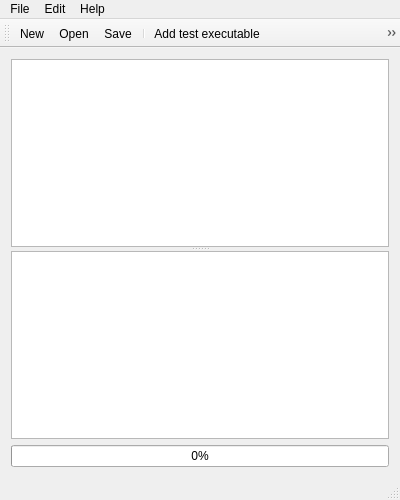
<?xml version="1.0" encoding="UTF-8"?>
<ui version="4.0">
 <class>MainWindow</class>
 <widget class="QMainWindow" name="MainWindow">
  <property name="geometry">
   <rect>
    <x>0</x>
    <y>0</y>
    <width>400</width>
    <height>500</height>
   </rect>
  </property>
  <property name="windowTitle">
   <string notr="true">GTester</string>
  </property>
  <widget class="QWidget" name="centralWidget">
   <layout class="QVBoxLayout" name="verticalLayout_2">
    <item>
     <widget class="QSplitter" name="splitter">
      <property name="orientation">
       <enum>Qt::Vertical</enum>
      </property>
      <widget class="QTreeView" name="testsTree">
       <property name="sizePolicy">
        <sizepolicy hsizetype="Expanding" vsizetype="Maximum">
         <horstretch>0</horstretch>
         <verstretch>0</verstretch>
        </sizepolicy>
       </property>
      </widget>
      <widget class="QTextEdit" name="outputEdit">
       <property name="sizePolicy">
        <sizepolicy hsizetype="Expanding" vsizetype="Expanding">
         <horstretch>0</horstretch>
         <verstretch>0</verstretch>
        </sizepolicy>
       </property>
       <property name="baseSize">
        <size>
         <width>0</width>
         <height>0</height>
        </size>
       </property>
       <property name="readOnly">
        <bool>true</bool>
       </property>
      </widget>
     </widget>
    </item>
    <item>
     <widget class="QProgressBar" name="progressBar">
      <property name="value">
       <number>0</number>
      </property>
     </widget>
    </item>
   </layout>
  </widget>
  <widget class="QMenuBar" name="menuBar">
   <property name="geometry">
    <rect>
     <x>0</x>
     <y>0</y>
     <width>400</width>
     <height>22</height>
    </rect>
   </property>
   <property name="nativeMenuBar">
    <bool>true</bool>
   </property>
   <widget class="QMenu" name="menuFile">
    <property name="title">
     <string>File</string>
    </property>
    <addaction name="actionNew"/>
    <addaction name="actionOpen"/>
    <addaction name="actionSave"/>
    <addaction name="actionSave_As"/>
    <addaction name="separator"/>
    <addaction name="actionQuit"/>
   </widget>
   <widget class="QMenu" name="menuEdit">
    <property name="title">
     <string>Edit</string>
    </property>
    <addaction name="actionSelect_All"/>
    <addaction name="actionDeselect_All"/>
    <addaction name="actionInvert_selection"/>
    <addaction name="separator"/>
    <addaction name="actionAdd_test_executable"/>
    <addaction name="actionRemove_test_executable"/>
    <addaction name="separator"/>
    <addaction name="actionRefresh_tests"/>
    <addaction name="actionRun_selected"/>
    <addaction name="actionTerminate"/>
   </widget>
   <widget class="QMenu" name="menuHelp">
    <property name="title">
     <string>Help</string>
    </property>
    <addaction name="actionAbout_GTester"/>
    <addaction name="actionAbout_Qt"/>
   </widget>
   <addaction name="menuFile"/>
   <addaction name="menuEdit"/>
   <addaction name="menuHelp"/>
  </widget>
  <widget class="QToolBar" name="mainToolBar">
   <property name="movable">
    <bool>true</bool>
   </property>
   <property name="iconSize">
    <size>
     <width>16</width>
     <height>16</height>
    </size>
   </property>
   <property name="toolButtonStyle">
    <enum>Qt::ToolButtonFollowStyle</enum>
   </property>
   <attribute name="toolBarArea">
    <enum>TopToolBarArea</enum>
   </attribute>
   <attribute name="toolBarBreak">
    <bool>false</bool>
   </attribute>
   <addaction name="actionNew"/>
   <addaction name="actionOpen"/>
   <addaction name="actionSave"/>
   <addaction name="separator"/>
   <addaction name="actionAdd_test_executable"/>
   <addaction name="actionRemove_test_executable"/>
   <addaction name="separator"/>
   <addaction name="actionRun_selected"/>
   <addaction name="actionTerminate"/>
   <addaction name="actionRefresh_tests"/>
  </widget>
  <widget class="QStatusBar" name="statusBar">
   <property name="sizeGripEnabled">
    <bool>true</bool>
   </property>
  </widget>
  <action name="actionNew">
   <property name="icon">
    <iconset resource="../resources/icons.qrc">
     <normaloff>:/icons/document-new.png</normaloff>:/icons/document-new.png</iconset>
   </property>
   <property name="text">
    <string>&amp;New</string>
   </property>
   <property name="shortcut">
    <string>Ctrl+N</string>
   </property>
  </action>
  <action name="actionOpen">
   <property name="icon">
    <iconset resource="../resources/icons.qrc">
     <normaloff>:/icons/document-open.png</normaloff>:/icons/document-open.png</iconset>
   </property>
   <property name="text">
    <string>&amp;Open</string>
   </property>
   <property name="shortcut">
    <string>Ctrl+O</string>
   </property>
  </action>
  <action name="actionSave">
   <property name="icon">
    <iconset resource="../resources/icons.qrc">
     <normaloff>:/icons/document-save.png</normaloff>:/icons/document-save.png</iconset>
   </property>
   <property name="text">
    <string>&amp;Save</string>
   </property>
   <property name="shortcut">
    <string>Ctrl+S</string>
   </property>
  </action>
  <action name="actionSave_As">
   <property name="icon">
    <iconset resource="../resources/icons.qrc">
     <normaloff>:/icons/document-save-as.png</normaloff>:/icons/document-save-as.png</iconset>
   </property>
   <property name="text">
    <string>Save &amp;As</string>
   </property>
   <property name="shortcut">
    <string>Ctrl+Shift+S</string>
   </property>
  </action>
  <action name="actionQuit">
   <property name="text">
    <string>&amp;Quit</string>
   </property>
   <property name="toolTip">
    <string>Quit</string>
   </property>
   <property name="shortcut">
    <string>Ctrl+Q</string>
   </property>
  </action>
  <action name="actionSelect_All">
   <property name="text">
    <string>Select &amp;All</string>
   </property>
  </action>
  <action name="actionDeselect_All">
   <property name="text">
    <string>&amp;Deselect All</string>
   </property>
  </action>
  <action name="actionInvert_selection">
   <property name="text">
    <string>&amp;Invert selection</string>
   </property>
  </action>
  <action name="actionRun_selected">
   <property name="icon">
    <iconset resource="../resources/icons.qrc">
     <normaloff>:/icons/process-run.png</normaloff>:/icons/process-run.png</iconset>
   </property>
   <property name="text">
    <string>R&amp;un selected</string>
   </property>
   <property name="shortcut">
    <string>Ctrl+U</string>
   </property>
  </action>
  <action name="actionRefresh_tests">
   <property name="enabled">
    <bool>false</bool>
   </property>
   <property name="icon">
    <iconset resource="../resources/icons.qrc">
     <normaloff>:/icons/view-refresh.png</normaloff>:/icons/view-refresh.png</iconset>
   </property>
   <property name="text">
    <string>&amp;Refresh tests</string>
   </property>
   <property name="shortcut">
    <string>Ctrl+R</string>
   </property>
  </action>
  <action name="actionTerminate">
   <property name="enabled">
    <bool>false</bool>
   </property>
   <property name="icon">
    <iconset resource="../resources/icons.qrc">
     <normaloff>:/icons/process-stop.png</normaloff>:/icons/process-stop.png</iconset>
   </property>
   <property name="text">
    <string>&amp;Terminate</string>
   </property>
  </action>
  <action name="actionAdd_test_executable">
   <property name="icon">
    <iconset resource="../resources/icons.qrc">
     <normaloff>:/icons/list-add.png</normaloff>:/icons/list-add.png</iconset>
   </property>
   <property name="text">
    <string>Add &amp;test executable</string>
   </property>
  </action>
  <action name="actionRemove_test_executable">
   <property name="icon">
    <iconset resource="../resources/icons.qrc">
     <normaloff>:/icons/list-remove.png</normaloff>:/icons/list-remove.png</iconset>
   </property>
   <property name="text">
    <string>R&amp;emove test executable</string>
   </property>
  </action>
  <action name="actionAbout_GTester">
   <property name="text">
    <string>About GTester</string>
   </property>
  </action>
  <action name="actionAbout_Qt">
   <property name="text">
    <string>About Qt</string>
   </property>
  </action>
 </widget>
 <layoutdefault spacing="6" margin="11"/>
 <resources>
  <include location="../resources/icons.qrc"/>
 </resources>
 <connections>
  <connection>
   <sender>actionQuit</sender>
   <signal>triggered()</signal>
   <receiver>MainWindow</receiver>
   <slot>close()</slot>
   <hints>
    <hint type="sourcelabel">
     <x>-1</x>
     <y>-1</y>
    </hint>
    <hint type="destinationlabel">
     <x>228</x>
     <y>229</y>
    </hint>
   </hints>
  </connection>
 </connections>
</ui>
